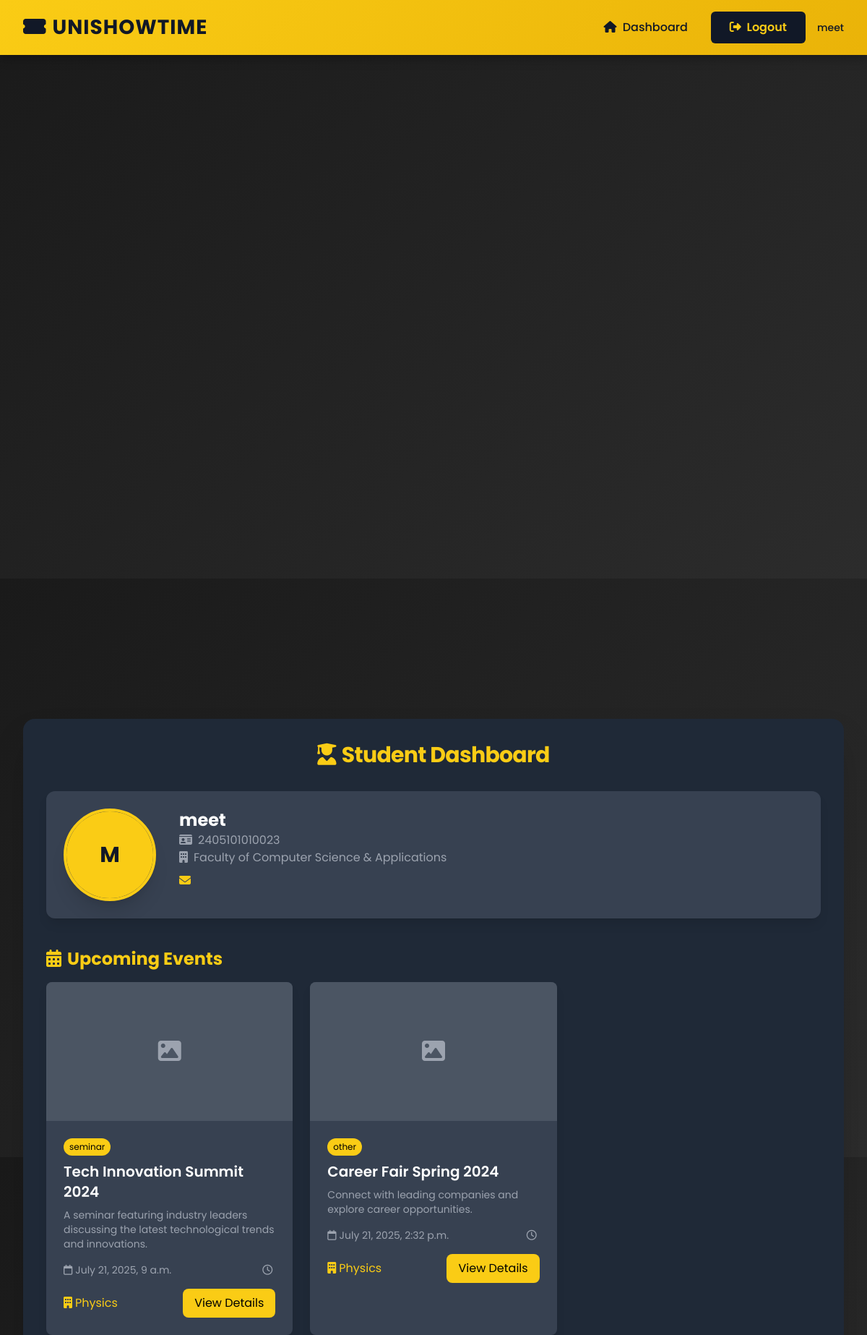
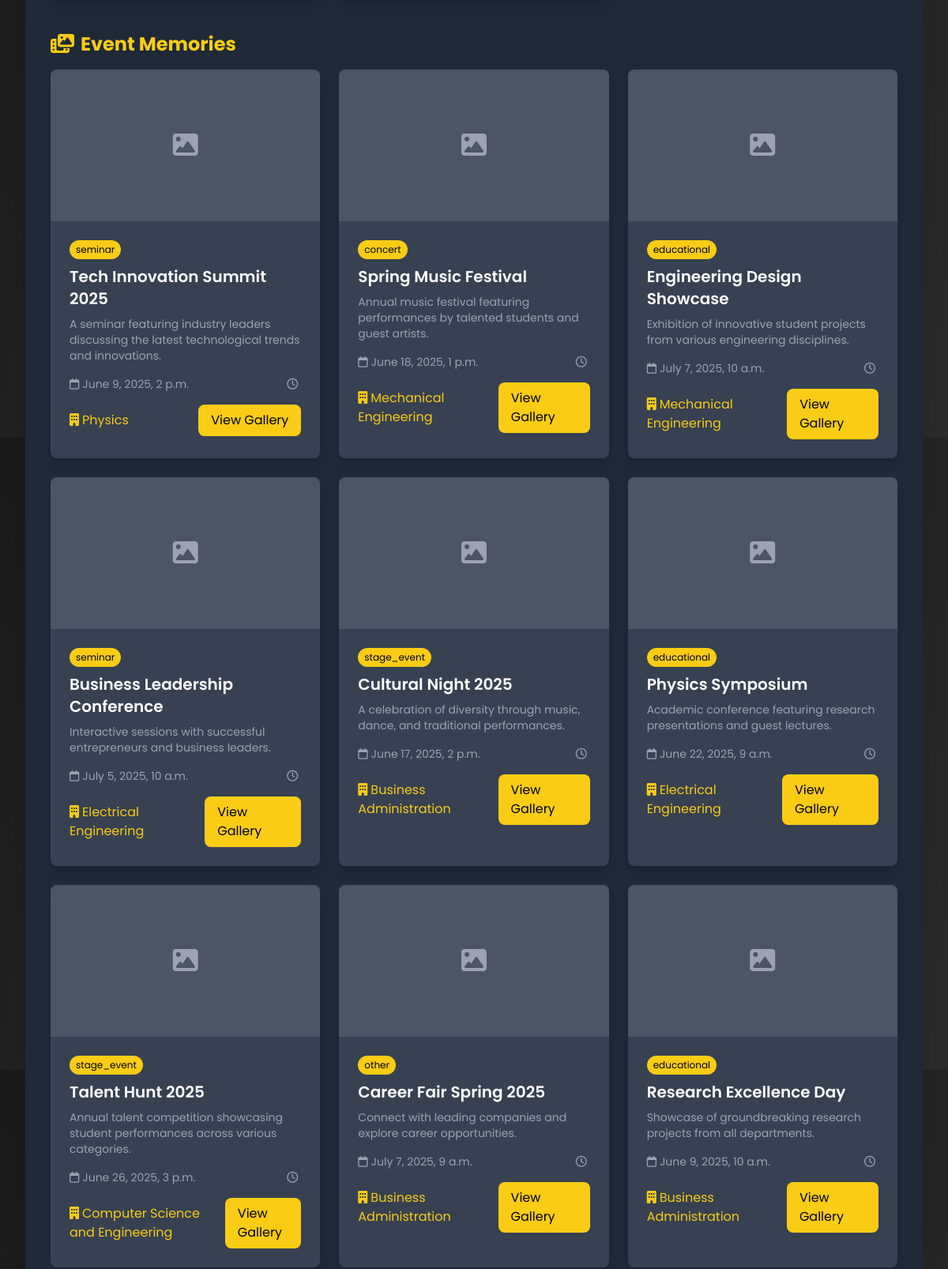
The app's page /student-dashboard/ (signed in, upper part) with its own data (2 pictures, top to bottom).
### mainapp/models.py (models this page shows, shortened)
class CustomUser(AbstractUser, PermissionsMixin):
    role = models.CharField(max_length=20, choices=ROLE_CHOICES, default='student')
    enrollment_no = models.CharField(max_length=20, unique=True, null=True, blank=True)
    department = models.ForeignKey(Department, on_delete=models.SET_NULL, null=True, blank=True)
    profile_image = models.ImageField(upload_to='profiles/', blank=True, null=True)

class Department(models.Model):
    name = models.CharField(max_length=100, unique=True)
    code = models.CharField(max_length=10, unique=True)
    class Meta:
        verbose_name_plural = "Departments"

class Event(models.Model):
    CATEGORY_CHOICES = (
        ('seminar', 'Seminar'),
        ('concert', 'Concert'),
        ('stage_event', 'Stage Event'),
        ('educational', 'Educational'),
        ('other', 'Other'),
    )
    title = models.CharField(max_length=200)
    description = models.TextField()
    date = models.DateTimeField()
    location = models.CharField(max_length=200)
    image = models.ImageField(upload_to='event_images/', null=True, blank=True)
    available_tickets = models.IntegerField(default=0)
    ticket_price = models.DecimalField(max_digits=10, decimal_places=2, default=0.00)
    department = models.ForeignKey(Department, on_delete=models.CASCADE, related_name='events')
    created_by = models.ForeignKey(CustomUser, on_delete=models.CASCADE, related_name='created_events')
    category = models.CharField(max_length=20, choices=CATEGORY_CHOICES, default='other')

### mainapp/views.py (the view)
# urls.py: path('student-dashboard/', views.student_dashboard, name='student_dashboard'),
@login_required
def student_dashboard(request):
    if request.user.role != 'student':
        return redirect('dashboard')
    from django.utils import timezone
    from .models import Event, Ticket
    events = Event.objects.filter(date__gte=timezone.now().date())
    past_events = Event.objects.filter(date__lt=timezone.now().date())
    attended_events = Ticket.objects.filter(user=request.user)
    return render(request, 'dashboard/student_dashboard.html', {
        'events': events,
        'past_events': past_events,
        'attended_events': attended_events
    })

### mainapp/templates/dashboard/student_dashboard.html (shortened to what this page needs)
{% extends "base.html" %}
{% block content %}
<div class="flex items-center justify-center min-h-screen">
    <div class="w-full max-w-7xl p-8 bg-gray-800 rounded-2xl shadow-2xl">
        <h2 class="text-3xl font-bold mb-8 text-center text-yellow-400 tracking-tight"><i class="fas fa-user-graduate mr-2"></i>Student Dashboard</h2>
        <div class="flex flex-col md:flex-row items-center md:items-start gap-8 mb-10 p-6 bg-gray-700 rounded-xl shadow-lg" data-aos="fade-right">
            <div class="w-32 h-32 bg-gray-700 rounded-full overflow-hidden shadow-xl border-4 border-yellow-400">
                {% if user.profile_image %}
                    <img src="{{ user.profile_image.url }}" alt="Profile Picture" class="w-full h-full object-cover">
                {% else %}
                    <div class="w-full h-full flex items-center justify-center bg-yellow-400 text-gray-900 text-3xl font-bold animate-pulse">
                        {{ user.username|first|upper }}
                    </div>
                {% endif %}
            </div>
            <div class="text-center md:text-left">
                <h3 class="text-2xl font-bold text-white">{{ user.username }}</h3>
                <p class="text-gray-400"><i class="fas fa-id-card mr-2"></i>{{ user.enrollment_no }}</p>
                <p class="text-gray-400"><i class="fas fa-building mr-2"></i>{{ user.department.name }}</p>
                <p class="text-yellow-400 mt-2"><i class="fas fa-envelope mr-2"></i>{{ user.email }}</p>
            </div>
        </div>
        <div class="mb-10" data-aos="fade-up" data-aos-delay="100">
            <h3 class="text-2xl font-bold text-yellow-400 mb-4"><i class="fas fa-calendar-alt mr-2"></i>Upcoming Events</h3>
            <div class="grid grid-cols-1 sm:grid-cols-2 lg:grid-cols-3 gap-6">
                {% for event in events %}
                    <div class="bg-gray-700 rounded-lg overflow-hidden shadow-lg">
                        {% if event.image %}
                            <img src="{{ event.image.url }}" alt="{{ event.title }}" class="w-full h-48 object-cover">
                        {% else %}
                            <div class="w-full h-48 bg-gray-600 flex items-center justify-center">
                                <span class="text-gray-400"><i class="fas fa-image fa-2x"></i></span>
                            </div>
                        {% endif %}
                        <div class="p-6">
                            <div class="flex items-center mb-2">
                                <span class="px-2 py-1 bg-yellow-400 text-xs text-black rounded-full mr-2">{{ event.category }}</span>
                            </div>
                            <h4 class="text-xl font-semibold text-white mb-2">{{ event.title }}</h4>
                            <p class="text-gray-400 text-sm mb-4">{{ event.description|truncatewords:15 }}</p>
                            <div class="flex justify-between text-sm text-gray-400 mb-4">
                                <span><i class="far fa-calendar mr-1"></i>{{ event.date }}</span>
                                <span><i class="far fa-clock mr-1"></i>{{ event.time }}</span>
                            </div>
                            <div class="flex justify-between items-center">
                                <span class="text-yellow-400"><i class="fas fa-building mr-1"></i>{{ event.department.name }}</span>
                                <a href="{% url 'event_details' event.id %}" class="bg-yellow-400 text-black px-4 py-2 rounded-lg hover:bg-yellow-300">View Details</a>
                            </div>
                        </div>
                    </div>
                {% empty %}
                    <div class="col-span-3 text-center py-10 bg-gray-700 rounded-lg">
                        <p class="text-gray-400"><i class="fas fa-calendar-times fa-3x mb-4"></i><br>No upcoming events available.</p>
                    </div>
                {% endfor %}
            </div>
        </div>
        <div class="mb-10" data-aos="fade-up" data-aos-delay="200">
            <h3 class="text-2xl font-bold text-yellow-400 mb-4"><i class="fas fa-photo-video mr-2"></i>Event Memories</h3>
            <div class="grid grid-cols-1 sm:grid-cols-2 lg:grid-cols-3 gap-6">
                {% for memory in past_events %}
                    <div class="bg-gray-700 rounded-lg overflow-hidden shadow-lg">
                        {% if memory.image %}
                            <img src="{{ memory.image.url }}" alt="{{ memory.title }}" class="w-full h-48 object-cover">
                        {% else %}
                            <div class="w-full h-48 bg-gray-600 flex items-center justify-center">
                                <span class="text-gray-400"><i class="fas fa-image fa-2x"></i></span>
                            </div>
                        {% endif %}
                        <div class="p-6">
                            <div class="flex items-center mb-2">
                                <span class="px-2 py-1 bg-yellow-400 text-xs text-black rounded-full mr-2">{{ memory.category }}</span>
                            </div>
                            <h4 class="text-xl font-semibold text-white mb-2">{{ memory.title }}</h4>
                            <p class="text-gray-400 text-sm mb-4">{{ memory.description|truncatewords:15 }}</p>
                            <div class="flex justify-between text-sm text-gray-400 mb-4">
                                <span><i class="far fa-calendar mr-1"></i>{{ memory.date }}</span>
                                <span><i class="far fa-clock mr-1"></i>{{ memory.time }}</span>
                            </div>
                            <div class="flex justify-between items-center">
                                <span class="text-yellow-400"><i class="fas fa-building mr-1"></i>{{ memory.department.name }}</span>
                                <a href="{% url 'event_memories' memory.id %}" class="bg-yellow-400 text-black px-4 py-2 rounded-lg hover:bg-yellow-300">View Gallery</a>
                            </div>
                        </div>
                    </div>
                {% empty %}
                    <div class="col-span-3 text-center py-10 bg-gray-700 rounded-lg">
                        <p class="text-gray-400"><i class="fas fa-photo-video fa-3x mb-4"></i><br>No past event memories available.</p>
                    </div>
                {% endfor %}
            </div>
        </div>
    </div>
</div>
{% endblock %}

### mainapp/templates/base.html (shortened to what this page needs)
{% load static %}
<!DOCTYPE html>
<html lang="en">
<head>
    <script src="https://cdn.tailwindcss.com"></script>
    <link rel="stylesheet" href="https://cdnjs.cloudflare.com/ajax/libs/font-awesome/6.4.0/css/all.min.css">
    <link href="https://unpkg.com/aos@2.3.1/dist/aos.css" rel="stylesheet">
</head>
<body>
    <div id="particles-js"></div>
    <nav class="navbar">
        <div class="max-w-7xl mx-auto px-4 sm:px-6 lg:px-8">
            <div class="flex justify-between items-center py-4">
                <a href="{% url 'dashboard' %}" class="navbar-title"><i class="fas fa-ticket-alt mr-2"></i>UniShowTime</a>
                <div class="hidden md:flex items-center space-x-4">
                    {% if user.is_authenticated %}
                        <a href="{% url 'dashboard' %}" class="navbar-item"><i class="fas fa-home mr-1"></i> Dashboard</a>
                        <a href="{% url 'logout' %}" class="navbar-button"><i class="fas fa-sign-out-alt mr-1"></i> Logout</a>
                        <div class="flex items-center space-x-2">
                            <span class="text-sm font-medium text-gray-900">{{ user.username }}</span>
                        </div>
                    {% else %}
                        <a href="{% url 'login' %}" class="navbar-button"><i class="fas fa-sign-in-alt mr-1"></i> Login</a>
                        <a href="{% url 'register' %}" class="navbar-button"><i class="fas fa-user-plus mr-1"></i> Register</a>
                    {% endif %}
                </div>
            </div>
        </div>
    </nav>
    <main class="max-w-7xl mx-auto px-4 sm:px-6 lg:px-8 py-20" data-aos="fade-up" data-aos-duration="800">
        {% block content %}{% endblock %}
    </main>
</body>
</html>

### mainapp/templates/base.html (style rules this page uses)
body { font-family: 'Poppins', sans-serif; background: linear-gradient(135deg, #1a1a1a, #2c2c2c); color: #f5f5f5; margin: 0; min-height: 100vh; display: flex; flex-direction: column; overflow-x: hidden; }
.navbar { background: linear-gradient(135deg, #facc15 0%, #eab308 100%); box-shadow: 0 4px 15px rgba(0, 0, 0, 0.3); position: fixed; width: 100%; z-index: 50; top: 0; }
.navbar-title { font-size: 1.75rem; font-weight: 700; color: #111827; text-transform: uppercase; letter-spacing: 1px; transition: all 0.3s ease; position: relative; display: inline-block; }
.navbar-title::after { content: ''; position: absolute; width: 0; height: 3px; bottom: -5px; left: 0; background-color: #111827; transition: width 0.3s ease; }
.navbar-item { font-size: 1rem; font-weight: 500; color: #111827; padding: 0.5rem 1rem; border-radius: 0.375rem; transition: all 0.3s ease; position: relative; overflow: hidden; }
.navbar-item::before { content: ''; position: absolute; top: 0; left: -100%; width: 100%; height: 100%; background: rgba(17, 24, 39, 0.1); transition: all 0.3s ease; z-index: -1; }
.navbar-button { background-color: #111827; color: #facc15; padding: 0.5rem 1.5rem; border-radius: 0.375rem; font-weight: 600; border: 2px solid transparent; transition: all 0.3s ease; position: relative; overflow: hidden; z-index: 1; }
.navbar-button::before { content: ''; position: absolute; top: 0; left: -100%; width: 100%; height: 100%; background: #facc15; transition: all 0.4s ease; z-index: -1; }
main { flex: 1; padding-top: 5rem; }
.animate-pulse { animation: pulse 2s infinite; }
#particles-js { position: fixed; width: 100%; height: 100%; top: 0; left: 0; z-index: -1; }

### records on screen
CustomUser: username "meet", username|first "M", enrollment_no "2405101010023", department.name "Faculty of Computer Science & Applications"
Event: category "seminar", title "Tech Innovation Summit 2024", description "A seminar featuring industry leaders discussing the latest technological trends and innovations.", date "July 21, 2025, 9 a.m.", department.name "Physics"
Event: category "other", title "Career Fair Spring 2024", description "Connect with leading companies and explore career opportunities.", date "July 21, 2025, 2:32 p.m.", department.name "Physics"
Event: category "seminar", title "Tech Innovation Summit 2025", description "A seminar featuring industry leaders discussing the latest technological trends and innovations.", date "June 9, 2025, 2 p.m.", department.name "Physics"
Event: category "concert", title "Spring Music Festival", description "Annual music festival featuring performances by talented students and guest artists.", date "June 18, 2025, 1 p.m.", department.name "Mechanical Engineering"
Event: category "educational", title "Engineering Design Showcase", description "Exhibition of innovative student projects from various engineering disciplines.", date "July 7, 2025, 10 a.m.", department.name "Mechanical Engineering"
Event: category "seminar", title "Business Leadership Conference", description "Interactive sessions with successful entrepreneurs and business leaders.", date "July 5, 2025, 10 a.m.", department.name "Electrical Engineering"
Event: category "stage_event", title "Cultural Night 2025", description "A celebration of diversity through music, dance, and traditional performances.", date "June 17, 2025, 2 p.m.", department.name "Business Administration"
Event: category "educational", title "Physics Symposium", description "Academic conference featuring research presentations and guest lectures.", date "June 22, 2025, 9 a.m.", department.name "Electrical Engineering"
Event: category "stage_event", title "Talent Hunt 2025", description "Annual talent competition showcasing student performances across various categories.", date "June 26, 2025, 3 p.m.", department.name "Computer Science and Engineering"
Event: category "other", title "Career Fair Spring 2025", description "Connect with leading companies and explore career opportunities.", date "July 7, 2025, 9 a.m.", department.name "Business Administration"
Event: category "educational", title "Research Excellence Day", description "Showcase of groundbreaking research projects from all departments.", date "June 9, 2025, 10 a.m.", department.name "Business Administration"
